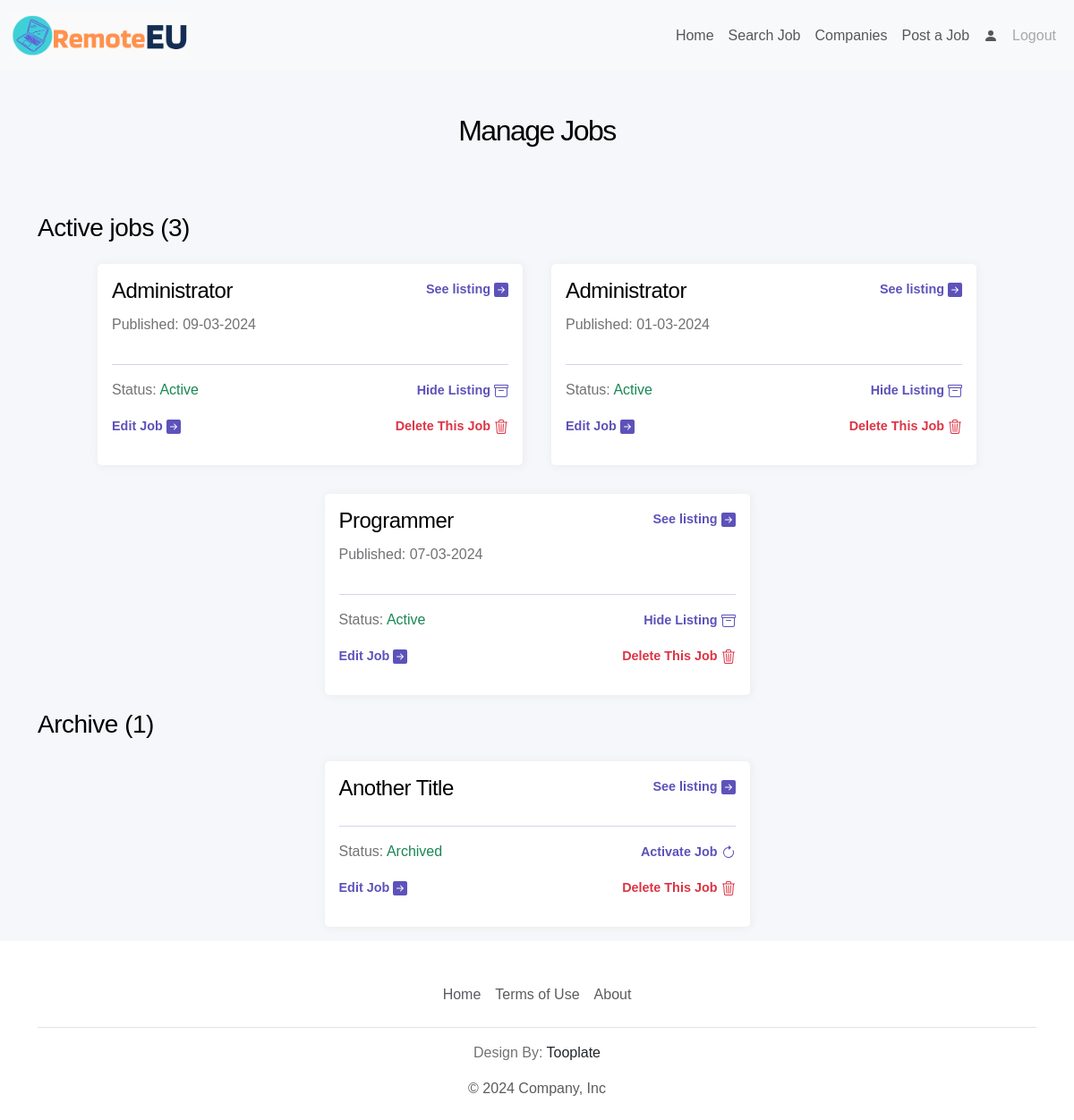
Screenshot of /profile/manage_jobs (signed in) with the database file from the repository.
### tables.py (models this page shows, shortened)
class Company(db.Model):
    id: Mapped[int] = mapped_column(Integer, primary_key=True)
    name: Mapped[str] = mapped_column(String(100))
    name_slug: Mapped[str] = mapped_column(String(100))
    url: Mapped[str] = mapped_column(String(300))
    industry: Mapped[str] = mapped_column(String(100))
    about: Mapped[str] = mapped_column(String(1000))
    contact: Mapped[str] = mapped_column(String(100))
    num_of_jobs: Mapped[int] = mapped_column(Integer)
    num_of_hidden_jobs: Mapped[int] = mapped_column(Integer)
    address: Mapped[str] = mapped_column(String(100))
    administrator_id: Mapped[int] = mapped_column(Integer)

class Job(db.Model):
    id: Mapped[int] = mapped_column(Integer, primary_key=True)
    role: Mapped[str] = mapped_column(String(100))
    salary: Mapped[int] = mapped_column(Integer)
    start_date: Mapped[str] = mapped_column(String(100))
    job_type: Mapped[str] = mapped_column(String(100))
    category: Mapped[str] = mapped_column(String(100))
    skills: Mapped[str] = mapped_column(String(1000))
    level: Mapped[str] = mapped_column(String(100))
    job_info: Mapped[str] = mapped_column(String(2000))
    contact: Mapped[str] = mapped_column(String(100))
    active: Mapped[bool] = mapped_column(Boolean())
    time_publish: Mapped[datetime.datetime] = mapped_column(
        DateTime(timezone=True), server_default=func.now())
    user_id: Mapped[int] = mapped_column(Integer, ForeignKey(User.id))
    company_id: Mapped[int] = mapped_column(Integer, ForeignKey(Company.id))

### main.py (the view)
@app.route('/profile/manage_jobs', methods=['GET', 'POST'])
@login_required
def manage_jobs():
    existing_profile = load_profile()
    existing_company = load_company()
    jobs = load_jobs()
    existing_jobs = Job.query.filter_by(company_id=existing_company.id).order_by(desc(Job.active)).all()
    return render_template('manage_jobs.html',
                           existing_profile=existing_profile,
                           comp=existing_company,
                           jobs=existing_jobs,
                           logged_in = current_user.is_authenticated)

### helper.py (called while the page is built)
def load_profile():
    existing_profile = PersonalProfile.query.filter_by(user_id=current_user.id).first()
    return existing_profile

def load_company():
    existing_company = Company.query.filter_by(administrator_id=current_user.id).first()
    return existing_company

def load_jobs():
    existing_company = load_company()
    existing_jobs = Job.query.filter_by(company_id=existing_company.id).all()
    return existing_jobs

### main.py (called while the page is built)
@login_manager.user_loader
def load_user(user_id):
    return db.get_or_404(User, user_id)

### templates/manage_jobs.html (shortened to what this page needs)
{% extends "base.html" %} {% block content %}
<section id="manage-jobs">
    <div class="container">
        <div class="row d-flex justify-content-center mb-3">
            <div class="col-lg-6 col-md-10 col-sm-12">
                <h2 class="text-center p-5">Manage Jobs</h2>
            </div>
        </div>
    </div>
    <section id="active-jobs">
        <div class="container">
            <div class="row">
                <h3>Active jobs ({{ comp.num_of_jobs}})</h3>
            </div>
            <div class="row justify-content-center">
            {% for job in jobs %}
                {% if job.active == True %}
                    <div class="col-sm-12 col-md-5 col-lg-5 white-div shadow-light m-3 p-3">
                        <div class="d-flex justify-content-between">
                            <div>
                                <h4>{{ job.role }}</h5>
                            </div>
                            <div>
                                <p><a href="{{ url_for('job', comp_id=comp.id, name=comp.name_slug, job_id=job.id) }}">
                                    See listing
                                </a></p>
                            </div>
                        </div>
                        <div class="d-flex">
                            <p>Published: {{ job.time_publish.strftime('%d-%m-%Y') if job.active else "" }}</p>
                        </div>
                        <hr class="line">
                        <div class="d-flex justify-content-between">
                            <div>
                                <p>Status: <span class="text-success">Active</span></p>
                            </div>
                            <div>
                                <a href="{{ url_for('hide_job', job_id=job.id) }}" class="text-decoration-none">
                                    Hide Listing
                                  </a>
                            </div>
                        </div>
                        <div class="d-flex justify-content-between">
                            <div>
                                <p><a href="{{ url_for('edit_job', job_id=job.id) }}">
                                    Edit Job
                                </a></p>
                            </div>
                            <div>
                                <a href="{{ url_for('delete_job', job_id=job.id) }}" class="text-decoration-none text-danger">
                                    Delete This Job
                                </a>
                            </div>
                        </div>
                    </div>
                {% endif %}
            {% endfor %}
            </div>
        </div>
    </section>
    <section id="archived-jobs">
        <div class="container">
            <div class="row">
                <h3>Archive ({{ comp.num_of_hidden_jobs}})</h3>
            </div>
            <div class="row justify-content-center">
            {% for job in jobs %}
                {% if job.active == False %}
                    <div class="col-sm-12 col-md-5 col-lg-5 white-div shadow-light m-3 p-3">
                        <div class="d-flex justify-content-between">
                            <div>
                                <h4>{{ job.role }}</h5>
                            </div>
                            <div>
                                <p><a href="{{ url_for('job', comp_id=comp.id, name=comp.name_slug, job_id=job.id) }}">
                                    See listing
                                </a></p>
                            </div>
                        </div>
                        <hr class="line">
                        <div class="d-flex justify-content-between">
                            <div>
                                <p>Status: <span class="text-success">Archived</span></p>
                            </div>
                            <div>
                                <a href="{{ url_for('activate_job', job_id=job.id) }}" class="text-decoration-none">
                                    Activate Job
                                </a>
                            </div>
                        </div>
                        <div class="d-flex justify-content-between">
                            <div>
                                <p><a href="{{ url_for('edit_job', job_id=job.id) }}">
                                    Edit Job
                                </a></p>
                            </div>
                            <div>
                                <a href="{{ url_for('delete_job', job_id=job.id) }}" class="text-decoration-none text-danger">
                                    Delete This Job
                                </a>
                            </div>
                        </div>
                    </div>
                {% endif %}
            {% endfor %}
            </div>
        </div>
    </section>
</section>
{% endblock %}

### static/css/styles.css (style rules this page uses)
:root { --white-color: #ffffff; --primary-color: #5d52ba; --secondary-color: #0dcaf0; --section-bg-color: #f0f8ff; --section-bg-color2: #f5f7fa; --custom-btn-bg-color: #f65129; --social-icon-link-bg-color: #7f73eb; --dark-color: #000000; --p-color: #717275; --border-color: #e9eaeb; --body-font-family: 'League Spartan', sans-serif; }
body { background-color: var(--white-color); font-family: var(--body-font-family); }
h1, h2, h3, h4, h5, h6 { color: var(--dark-color); font-weight: var(--font-weight-semibold); letter-spacing: -0.5px; }
h1, h2 { letter-spacing: -1.5px; }
p { color: var(--p-color); font-size: var(--p-font-size); font-weight: var(--font-weight-light); }
a { text-decoration: none; }
section { background-color: var(--section-bg-color2); }
.white-div { background: var(--white-color); border-radius: 5px; }
.shadow-light { -webkit-box-shadow: 1px 1px 10px 0px rgba(217,217,217,0.4); -moz-box-shadow: 1px 1px 10px 0px rgba(217,217,217,0.4); box-shadow: 1px 1px 10px 0px rgba(217,217,217,0.4); }
#manage-jobs a { color: var(--primary-color); font-size: 0.9em; font-weight: 600; }
.line { height: 1px; color: var(--primary-color) }

### rows the page displays
Company: num_of_jobs "3", num_of_hidden_jobs "1"
Job: role "Administrator", time_publish "09-03-2024"
Job: role "Administrator", time_publish "01-03-2024"
Job: role "Programmer", time_publish "07-03-2024"
Job: role "Another Title"
